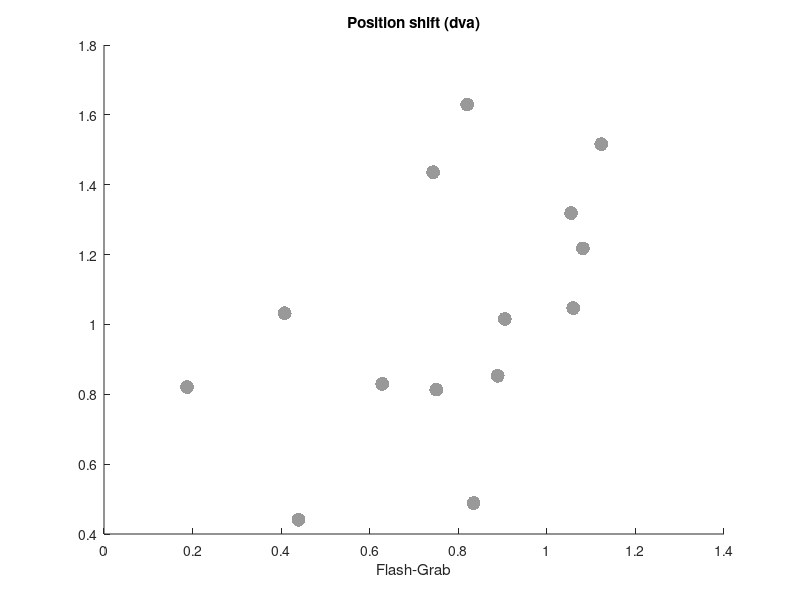

MATLAB code to generate this figure: (Note: this script raises an error after producing the figure.)
clc
clear

load click_positions.mat

hBarCenter_FG = mean([backDotX_FG,centerDotX_FG,frontDotX_FG], 2);
hBarCenter_FE = mean([backDotX_FE,centerDotX_FE,frontDotX_FE], 2);

nsubjects = length(hBarCenter_FG);

%% plot scatter + model

% mdl = fitlm(hBarCenter_FG, hBarCenter_FE);

% fprintf([ ...
%     '<Fit parameters> \n' ...
%     '---------------- \n' ...
%     'y = %4.2fx + (%4.2f) \n' ...
%     'adjR2: %4.2f \n'], ...
%     mdl.Coefficients.Estimate(2), ...
%     mdl.Coefficients.Estimate(1), ...
%     mdl.Rsquared.Adjusted)

% disp(mdl)

figure('units','inches','outerposition',[0 0 4 4])
hold on

szMarker = 100;
alphaMarker = .4;
c = 'k';
ticks = 0:.5:10;
lims = [-0.2 2];

scatter(hBarCenter_FG, hBarCenter_FE, ...
    szMarker, c, 'fill', ...
    'markerfacealpha',alphaMarker)
% h = plot(mdl);

% hData = findobj(h,'DisplayName','Data');
% hFit = findobj(h,'DisplayName','Fit');
% hBound = findobj(h,'DisplayName','Confidence bounds');
% hBound = findobj(h,'LineStyle',hBound.LineStyle, 'Color', hBound.Color);
% 
% set(hFit,'color',c,'linewidth',lwFit)
% set(hBound,'color',c,'linestyle',':','linewidth',lwBound)

% hData.MarkerFaceColor = 'none';
% hData.MarkerEdgeColor = 'none';

title 'Position shift (dva)'

xlabel 'Flash-Grab'
xline(0,'-')
xticks(ticks)
xlim(lims)

ylabel 'Frame'
yline(0,'-')
yticks(ticks)
ylim(lims)

text(1.5, .15, ['N = ',num2str(nsubjects)])

axis square
addUnityLine

cleanplot

fprintf('\n*** FG median position shift: %4.2f dva', median(hBarCenter_FG))
fprintf('\n*** FE median position shift: %4.2f dva\n', median(hBarCenter_FE))

%% plot difference

% subplot(2,2,4)
% 
% data_mat = (hBarCenter_FE-hBarCenter_FG)./hBarCenter_FG*100;
% 
% scatterbar_median(data_mat);
% errorbar(1, median(data_mat), MAD(data_mat), ...
%     'o','color','k','linewidth',2,'marker','none')
% 
% xticks(1)
% set(gca,'xcolor','none')
% 
% ylabel({'Position shift difference (%)', '(Frame vs. Flash-Grab)'})
% yticks(0:25:100)
% ylim([-10 110])
% yline(0,'-')
% 
% % add statistics
% [delta, ~, p, W, z, r] = signrank_full(data_mat);
% fprintf([ ...
%     '\n <Distortion difference>' ...
%     '\n -----------------------' ...
%     '\n median difference = %4.1f %%' ...
%     '\n W = %5.2f' ...
%     '\n z = %5.2f' ...
%     '\n p = %5.3f' ...
%     '\n r = %4.2f \n'], ...
% delta,W,z,p,r)
% statbar(1,1,110,p)
% 
% pbaspect([1,3,1])
% cleanplot

%% save figure
% set(gcf,'papersize',[8.3 11.7])
% saveas(gcf,'../results/fig04_wFixDot.pdf')
